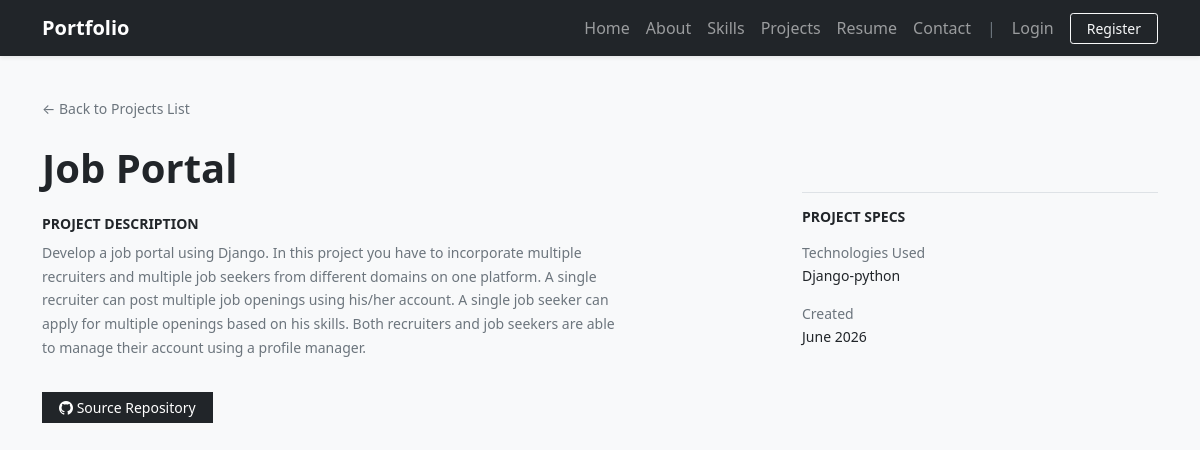
Screenshot of /project/2/ with the database file from the repository.
### porfolioApp/models.py (models this page shows, shortened)
class ProjectModel(models.Model):
    user = models.ForeignKey(settings.AUTH_USER_MODEL, on_delete=models.CASCADE)
    title = models.CharField(max_length=255)
    description = models.TextField()
    skills_set = models.CharField(max_length=255, blank=True, help_text="Technologies used (e.g. Python, Django)")
    github_link = models.URLField(blank=True, null=True, verbose_name='GitHub Link')
    created_at = models.DateField(auto_now_add=True)

### porfolioApp/views.py (the view)
# urls.py: path('project/<int:pk>/', views.project_detail_view, name='project_detail'),
def project_detail_view(request, pk):
    project = get_object_or_404(ProjectModel, pk=pk)
    return render(request, 'project_detail.html', {
        'project': project,
    })

### porfolioApp/templates/project_detail.html (shortened to what this page needs)
{% extends 'master/base.html' %}
{% block body %}
<div class="py-3">
    <div class="mb-4">
        <a href="{% url 'projects' %}" class="text-muted text-decoration-none small">&larr; Back to Projects List</a>
    </div>
    <div class="row g-4">
        <div class="col-md-8">
            <h1 class="display-6 fw-bold text-dark mb-1">{{ project.title }}</h1>
            <h5 class="fw-bold text-dark text-uppercase small tracking-wider mt-4">Project Description</h5>
            <p class="text-secondary small mt-2" style="white-space: pre-line; line-height: 1.7;">{{ project.description }}</p>
            <div class="mt-4 pt-2">
                {% if project.github_link %}
                    <a href="{{ project.github_link }}" target="_blank" class="btn btn-dark btn-sm rounded-0 px-3 me-2">
                        <i class="bi bi-github"></i> Source Repository
                    </a>
                {% endif %}
            </div>
        </div>
        <div class="col-md-4">
            <div class="border-top pt-3 mt-md-5">
                <h6 class="fw-bold text-dark text-uppercase small tracking-wider mb-3">Project Specs</h6>
                {% if project.skills_set %}
                    <div class="mb-3">
                        <span class="text-muted d-block small">Technologies Used</span>
                        <span class="text-dark small fw-semibold">{{ project.skills_set }}</span>
                    </div>
                {% endif %}
                <div class="mb-3">
                    <span class="text-muted d-block small">Created</span>
                    <span class="text-dark small fw-semibold">{{ project.created_at|date:"F Y" }}</span>
                </div>
            </div>
        </div>
    </div>
</div>
{% endblock body %}

### rows the page displays
ProjectModel: title "Job Portal", description "Develop a job portal using Django. In this project you have to incorporate multiple recruiters and multiple job seekers from different domains on one platform. A single recruiter can post multiple job openings using his/her account. A single job seeker can apply for multiple openings based on his skills. Both recruiters and job seekers are able to manage their account using a profile manager.", skills_set "Django-python", created_at "June 2026"
